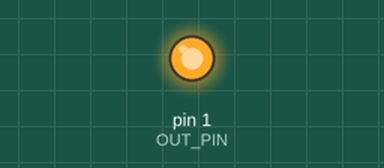
Recording of a program running on a simulated Raspberry Pi (wiringPi pin numbers). Shown: output pins drawn as LEDs (lit = HIGH). Pin numbers are wiringPi numbers. At 0.5 s the program stops and its outputs stay as they are.

Above: at 0.1 s.
At 0.6 s:
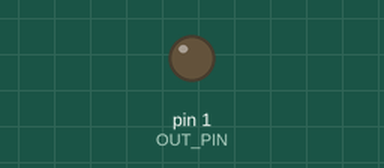
Timing chart, 0 to 2.0 s (numbered marks = the images above):
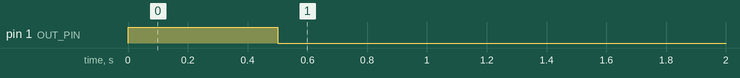

Measured:
- by itself, pin 1 (OUT_PIN): LOW → HIGH at 0.00 s, → LOW 0.50 s later

The program:

squirtgun.py
```python
#!/home/pi/.virtualenvs/raspi_squirtgun/bin/python
import time

class Squirtgun(object):
    """Controls custom-built Raspberry Pi-controlled supersoaker"""

    OUT_PIN = 1

    def __init__(self, debug=False):
        super(Squirtgun, self).__init__()
        self.debug = debug

        if not self.debug:
            import wiringpi
            self.wiringpi = wiringpi
            self.wiringpi.wiringPiSetup()
            self.wiringpi.pinMode(self.OUT_PIN, self.wiringpi.OUTPUT)

    def _on(self):
        if not self.debug:
            self.wiringpi.digitalWrite(self.OUT_PIN, self.wiringpi.HIGH)

    def _off(self):
        if not self.debug:
            self.wiringpi.digitalWrite(self.OUT_PIN, self.wiringpi.LOW)

    def pulse(self, delay=0.5):
        if self.debug:
            print 'firing squirtgun for %0.1f seconds' % delay
        self._on()
        time.sleep(delay)
        self._off()
        if self.debug:
            print 'done.'

if __name__ == '__main__':
    sg = Squirtgun()
    sg.pulse()
```
